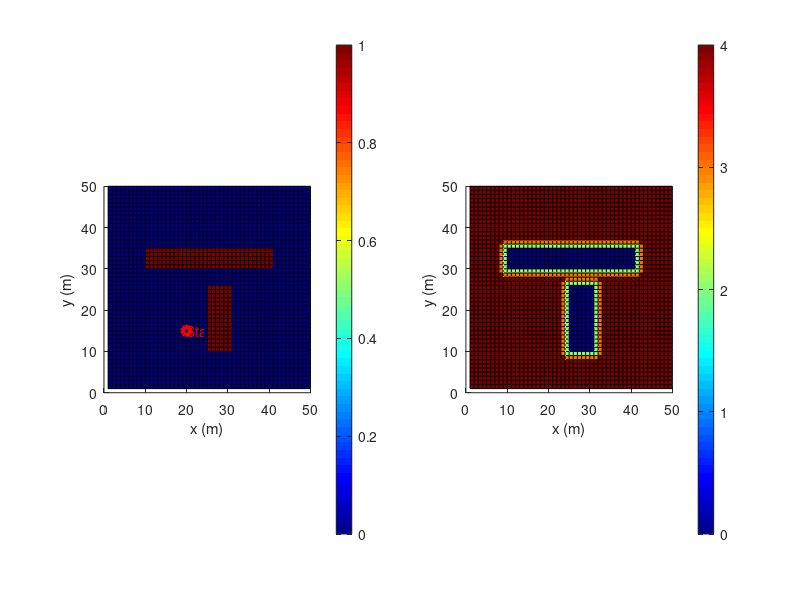

Here is the MATLAB script that generated this plot: (Note: this script raises an error after producing the figure.)
clear all; close all; clc;

%% Vehicle dynamics constraints
vmax = 3; % (m/s): maximum speed
anmax = 3; % (m/s^2): maximum normal acceleration
atmax = 2; % (m/s^2): maximum tangential acceleration
Rmin = (vmax^2)/anmax; % (M): minimum radius turn at maximum speed and maximum normal acceleration

%% Obstacle field
L=50; W=50; % (m): L x W field
L1=30; W1=4; x1=10; y1=30; % (m): Obstacle 1
L2=5; W2=15; x2=25; y2=10; % (m): Obstacle 2

%% Start position
xs=20; ys=15; % (M): Start location (xs,ys)
HeadingS=0; % (radians): Bot heading at start location: it can be 0, pi/2, pi, and 3*pi/2
SpeedLS=2; % (no unit): Bot speed level at start

%% Discretization
nv = 4; % number of speed levels
dxy = Rmin/(nv-1); % (m): space resolution
VL = zeros(1,4); % 1 to nv speed level array

for i=1:nv
    VL(i)=sqrt((i-1)*dxy*anmax); % (m/s): speed level i
end

%% Create obstacle map
dx=dxy; dy=dxy; % Space resolution
Nx=L/dx; Ny=W/dy; % Nx and Ny are number of cells in x and y directions
X=zeros(Nx,Ny); Y=zeros(Nx,Ny); % X and Y maps
Z=zeros(Nx,Ny); % Z map

for i=1:Nx
    for j=1:Ny
        X(i,j)=i*dx;
        Y(i,j)=j*dy;
    end
end

for i=1:Nx
    for j=1:Ny
        x=X(i,j);
        y=Y(i,j);
        if x>=x1 && x<=x1+L1 && y>=y1 && y<=y1+W1
            Z(i,j)=1;
        end
        if x>=x2 && x<=x2+L2 && y>=y2 && y<=y2+W2
            Z(i,j)=1;
        end
    end
end

%% Plot obstacles map Z
figure(1);hold on; grid on;
subplot(1,2,1);hold on;
surf(X,Y,Z);colormap(jet);colorbar;
plot(xs,ys,'ro','LineWidth',3);text(xs,ys,'Start','color','r');
xlabel('x (m)');ylabel('y (m)');zlabel('z (m)');
axis equal;xlim([0 L]);ylim([0 W]);

%% Maximum allowable speed at cells
dstopmin = (vmax^2)/(2*atmax); 
nsafe = ceil(dstopmin/dxy);
VAL = zeros(Nx,Ny);

for i=1:Nx
    for j=1:Ny
        if Z(i,j)==0
            x=X(i,j);y=Y(i,j);
            dobsclosest=Inf;
            
            for i1=i-nsafe:i+nsafe
                for j1=j-nsafe:j+nsafe
                    if i1>=1 && i1<=Nx && j1>=1 && j1<=Ny
                        if Z(i1,j1)>0
                            x1=X(i1,j1);y1=Y(i1,j1);
                            d=sqrt((x-x1)^2 + (y-y1)^2);
                            if d<dobsclosest
                                dobsclosest=d;
                            end
                        end
                    end
                end
            end
            
            if dobsclosest < Inf
                v=sqrt(2*atmax*dobsclosest);
                v1=1;
                for k=1:nv
                    if v>VL(k)
                        v1=k;
                    end
                end
                VAL(i,j)=v1;
            else
                VAL(i,j)=nv;
            end
            
        end
    end
end

%% Plot maximum allowed speed level map VAL
figure(1);hold on;grid on;
subplot(1,2,2);hold on;
surf(X,Y,VAL);colormap(jet);colorbar;
xlabel('x (m)');ylabel('y (m)');zlabel('Velocity level');
axis equal;xlim([0 L]);ylim([0 W]);

%% Node numbers
NodeID=zeros(Nx,Ny);  % Node ID of any node (i,j)
Nodei=zeros(Nx*Ny,1); Nodej=zeros(Nx*Ny,1); % i and j of a node number

for i=1:Nx
   for j=1:Ny
       NodeID(i,j)=(i-1)*Ny + j;
       n=NodeID(i,j);
       Nodei(n)=i;
       Nodej(n)=j;
   end
end

%% Initialization
CTG=Inf(Nx,Ny);
VISIT=zeros(Nx,Ny);
PARENT=zeros(Nx,Ny);
SPEEDL=ones(Nx,Ny);
SPEED=zeros(Nx,Ny);
Heading=NaN(Nx,Ny);

is=xs/dx;js=ys/dy;

%% Initial conditions at start
CTG(is,js)=0;
Heading(is,js)=HeadingS;
SPEEDL(is,js)=SpeedLS;
SPEED(is,js)=VL(SpeedLS);

%% Define motjion primitives (units)
%% Generate for heading 0 (+x direction)
for k=1:nv 
    for c=1:6
        % case 1: straight dxy with constant speed
        % case 2: turn pi/2 left with constant speed
        % case 3: straight dxy and increase/decrease speed
        % case 4: turn pi/2 left and increase/decrease speed
        % case 5 (mirror of case 2): turn pi/2 right with constant speed
        % case 6 (mirror of case 4): turn pi/2 right and increase/decrease speed
        v=VL(k);
        
        if c==1
            MPs(k,c).IJ1=[1 0]; % heading 0: go to (i+1,j)
            MPs(k,c).IJ2=[0 1]; % heading pi/2: go to (i,j+1)
            MPs(k,c).IJ3=[-1 0]; % heading pi: go to (i-1,j)
            MPs(k,c).IJ4=[0 -1]; % heading 3*pi/2: go to (i,j-1)
            MPs(k,c).v1=k; % speed level at next cell
            MPs(k,c).turn=0; % no turning
        elseif c==2            
            MPs(k,c).IJ1=[k-1 k-1]; % heading 0: go to (i+k-1,j+k-1)
            MPs(k,c).IJ2=[-k+1 k-1]; % heading pi/2: go to (i-k+1,j+k-1)
            MPs(k,c).IJ3=[-k+1 -k+1]; % heading pi: go to (i-k+1,j-k+1)
            MPs(k,c).IJ4=[k-1 -k+1]; % heading 3*pi/2: go to (i+k-1,j-k+1)
            MPs(k,c).v1=k; % speed level at next cell
            MPs(k,c).turn=pi/2; % turning left by pi/2
         elseif c==5    
            MPs(k,c).IJ1=[k-1 -k+1]; % heading 0: go to (i+k-1,j+k-1)
            MPs(k,c).IJ2=[k-1 k-1]; % heading pi/2: go to (i-k+1,j+k-1)
            MPs(k,c).IJ3=[-k+1 k-1]; % heading pi: go to (i-k+1,j-k+1)
            MPs(k,c).IJ4=[-k+1 -k+1]; % heading 3*pi/2: go to (i+k-1,j-k+1)
            MPs(k,c).v1=k; % speed level at next cell
            MPs(k,c).turn=-pi/2; % turning left by pi/2
        elseif c==3    
            MPs(k,c).IJ1=[1 0]; % heading 0: go to (i+k-1,j+k-1)
            MPs(k,c).IJ2=[0 1]; % heading pi/2: go to (i-k+1,j+k-1)
            MPs(k,c).IJ3=[-1 0]; % heading pi: go to (i-k+1,j-k+1)
            MPs(k,c).IJ4=[0 -1]; % heading 3*pi/2: go to (i+k-1,j-k+1)
            vv=sqrt(v^2 + 2*atmax*dxy);
            vv1=1; % speed level 1 (zero speed)
            for kk=1:nv
                if vv>VL(kk)
                    vv1=kk;
                end
            end
            vv=VL(vv1);
            MPs(k,c).v1=vv1; % speed level at next cell
            MPs(k,c).turn=0; % turning left by pi/2   
        elseif c==4  
            MPs(k,c).IJ1=[k-1 k-1]; % heading 0: go to (i+k-1,j+k-1)
            MPs(k,c).IJ2=[-k+1 k-1]; % heading pi/2: go to (i-k+1,j+k-1)
            MPs(k,c).IJ3=[-k+1 -k+1]; % heading pi: go to (i-k+1,j-k+1)
            MPs(k,c).IJ4=[k-1 -k+1]; % heading 3*pi/2: go to (i+k-1,j-k+1)
            MPs(k,c).v1=k; % speed level at next cell
            MPs(k,c).turn=pi/2; % turning left by pi/2
        elseif c==6    
            MPs(k,c).IJ1=[k-1 -k+1]; % heading 0: go to (i+k-1,j+k-1)
            MPs(k,c).IJ2=[k-1 k-1]; % heading pi/2: go to (i-k+1,j+k-1)
            MPs(k,c).IJ3=[-k+1 k-1]; % heading pi: go to (i-k+1,j-k+1)
            MPs(k,c).IJ4=[-k+1 -k+1]; % heading 3*pi/2: go to (i+k-1,j-k+1)
            MPs(k,c).v1=k; % speed level at next cell
            MPs(k,c).turn=-pi/2; % turning left by pi/2
        end
    end
end

%% Computer optimal cost to go to any node/cell (i,j) from the start node/cell using Dijkstra's algorithm
LN=[NodeID(is,js)];
while ~isempty(LN)
    LLN=length(LN);
    CLN=zeros(1,LLN);
    for k=1:LLN
        i=Nodei(LN(k));
        j=Nodej(LN(k));
        CLN(k)=CTG(i,j);
    end

    %% Find minimum cost entry 
    [Min_val Min_index]=sort(CLN);
    nex=LN(Min_index(1));
    ctgnex=Min_val(1);

    %% Sort the LN and CLN arrays based on cost values in CLN & remove 1st entry (nex)
    LN=LN(Min_index);LN=LN(2:end);
    CLN=CLN(Min_index);CLN=CLN(2:end);

    %% Expand the minimum cost node
    inex=Nodei(nex);jnex=Nodej(nex);
    VISIT(inex,jnex)=1;
    CurrentHeading=Heading(inex,jnex);
    CurrentSpeedL=SPEEDL(inex,jnex);
    CurrentSpeed=VL(CurrentSpeedL);

    for c=1:6
        % Heading
        if CurrentHeading==0
            IJNext=MPs(CurrentSpeedL,c).IJ1;
        elseif CurrentHeading==pi/2
            IJNext=MPs(CurrentSpeedL,c).IJ2;
        elseif CurrentHeading==pi
            IJNext=MPs(CurrentSpeedL,c).IJ3;
        elseif CurrentHeading==3*pi/2
            IJNext=MPs(CurrentSpeedL,c).IJ4;
        else
            display("Error CurrentHead");
            while 1
            end
        end

        i1=inex + IJNext(1); % i of next cell
        j1=jnex + IJNext(2); % j of next cell
        if i1>=1 && i1<=Nx && j1>=1 && j1<=Ny % Check if node (i1,j1) is in domain 1 to Nx and 1 to Ny
            if ~(i1==inex && j1==jnex)
                if Z(i1,j1)==0 && VISIT(i1,j1)==0
                    disp("i1: "+ i1+ "   j1 "+ j1);
                    %% Check maximum allowed speed at (i1,j1)
                    vln=MPs(CurrentSpeedL,c).v1;
                    if vln > VAL(i1,j1)
                        vln=VAL(i1,j1);
                    end
                    NextSpeed=VL(vln);
                   
                    %% Compute cost to go to (i1,j1) from (inex,jnex)
                    vavg=(CurrentSpeed+NextSpeed)/2; % (m/s): average speed
                    if c==1 || c==3
                        cost=dxy/vavg; % (s): cost (time0
                    else
                        dis=pi*(CurrentSpeedL-1)*dxy/2; % (M): quarter circle with radius (CurrentSpeedL-1)*dxy
                        cost=dis/vavg;
                    end
                    ctgnew = ctgnex + cost;
                    HeadingNew=CurrentHeading + MPs(CurrentSpeedL,c).turn;
                    HeadingNew = wrapTo2Pi(HeadingNew);
                    if HeadingNew == 2*pi
                        HeadingNew=0;
                    end
                    if ismember(NodeID(i1,j1),LN)
                        if ctgnew < CTG(i1,j1)
                            CTG(i1,j1)=ctgnew;
                            Heading(i1,j1)=HeadingNew;
                            SPEEDL(i1,j1)=vln;
                            SPEED(i1,j1)=VL(vln)
                            PARENT(i1,j1)=nex;
                        end
                    else
                        LN=[LN NodeID(i1,j1)]; % insert node into the leaf node list
                        CTG(i1,j1)=ctgnew;
                        Heading(i1,j1)=HeadingNew;
                        SPEEDL(i1,j1)=vln;
                        SPEED(i1,j1)=VL(vln);
                        PARENT(i1,j1)=nex;
                    end
                end
            end
        end
    end
    
end
                        
%% Plot CTG and Speed map
figure(2);hold on;grid on;
subplot(1,2,1);hold on;
surf(X,Y,CTG,'Edgecolor','None'); colorbar; colormap(jet);
xlabel('x (m)');ylabel('y (m)');zlabel('CTG (s)');
axis equal;xlim([0 L]);ylim([0 W]);
title('CTG (Cost-to-go) Map');

subplot(1,2,2);hold on;
surf(X,Y,SPEED,'Edgecolor','None'); colorbar; colormap(jet);
xlabel('x (m)');ylabel('y (m)');zlabel('Speed (m/s)');
axis equal;xlim([0 L]);ylim([0 W]);
title('Speed Map')

%% Extract trajectory from Start (xs,ys) to any point (xg,yg)
xg=30; yg=45; % Goal location (xg,yg)   % 30, 45
ig=xg/dx; jg=yg/dy;
np=PARENT(ig,jg);
ns=NodeID(is,js);
Traj=[xg yg];
while np~=ns
    ip=Nodei(np);jp=Nodej(np);
    x=X(ip,jp);y=Y(ip,jp);
    Traj=[x y; Traj];
    np=PARENT(ip,jp);
end

%% Plot trajectory from start to goal
figure(3); hold on;
surf(X,Y,Z);colormap(jet);
plot(Traj(:,1),Traj(:,2),'g','LineWidth',2);
% plot(xg,yg,'mo','LineWidth',3);text(xg,yg,'Goal','color','m');
axis equal;xlim([0 L]);ylim([0 W]);

%% Plot velocity vector field (VVF) map
Vx=NaN(Nx,Ny);
Vy=NaN(Nx,Ny);
for i=1:Nx
    for j=1:Ny
        if Z(i,j)==0 && ~isnan(CTG(i,j))
            Angle=Heading(i,j);
            v1=SPEEDL(i,j);
            v=VL(v1);
            Vx(i,j)=v*cos(Angle);
            Vy(i,j)=v*sin(Angle);
        end
    end
end

%% Plot VVF map
figure(4);hold on; grid on;
quiver(X,Y,Vx,Vy,0.5);
xlabel('x (m)');ylabel('y (m)');
title('VVF (Velocity Vector Field) Map');
axis equal;xlim([0 L]);ylim([0 W]);

